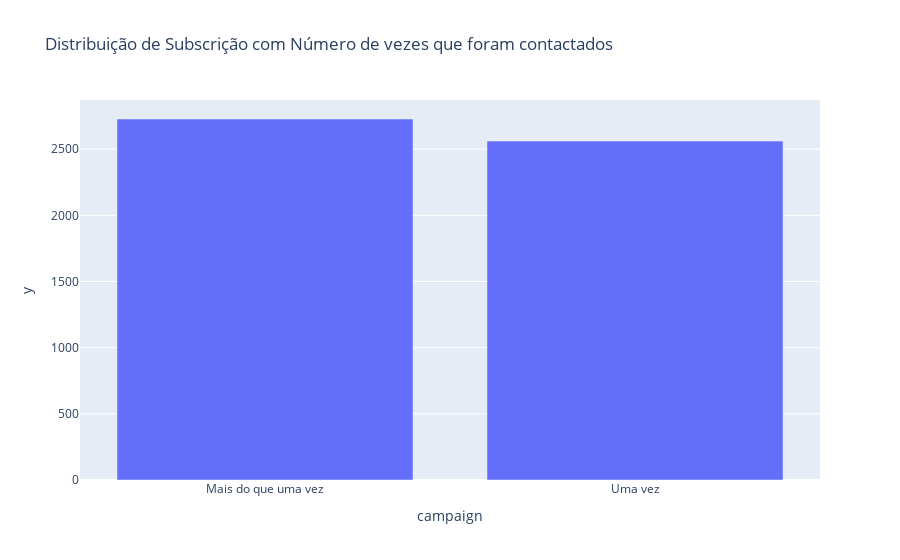

Notebook code for this chart:
### Code cell
campaigny = pd.DataFrame(data.groupby('campaign')['y'].sum()).reset_index()
campaigny = campaigny.sort_values(by = 'y', ascending = False)
fig = px.bar(campaigny.iloc[:], #plotting only the top 20 Countries
             x = 'campaign', y = 'y', title = 'Distribuição de Subscrição com Número de vezes que foram contactados')

fig.show()

### Figure 1 — Plotly figure (JSON) as saved in the notebook; plotly's stock layout.template omitted (floating-point values rounded to 4 significant figures)
{"data": [{"alignmentgroup": "True", "hovertemplate": "campaign=%{x}<br>y=%{y}<extra></extra>", "legendgroup": "", "marker": {"color": "#636efa"}, "name": "", "offsetgroup": "", "orientation": "v", "showlegend": false, "textposition": "auto", "type": "bar", "x": ["Mais do que uma vez", "Uma vez"], "xaxis": "x", "y": [2728, 2561], "yaxis": "y"}], "layout": {"barmode": "relative", "legend": {"tracegroupgap": 0}, "title": {"text": "Distribuição de Subscrição com Número de vezes que foram contactados"}, "xaxis": {"anchor": "y", "domain": [0, 1], "title": {"text": "campaign"}}, "yaxis": {"anchor": "x", "domain": [0, 1], "title": {"text": "y"}}}}
